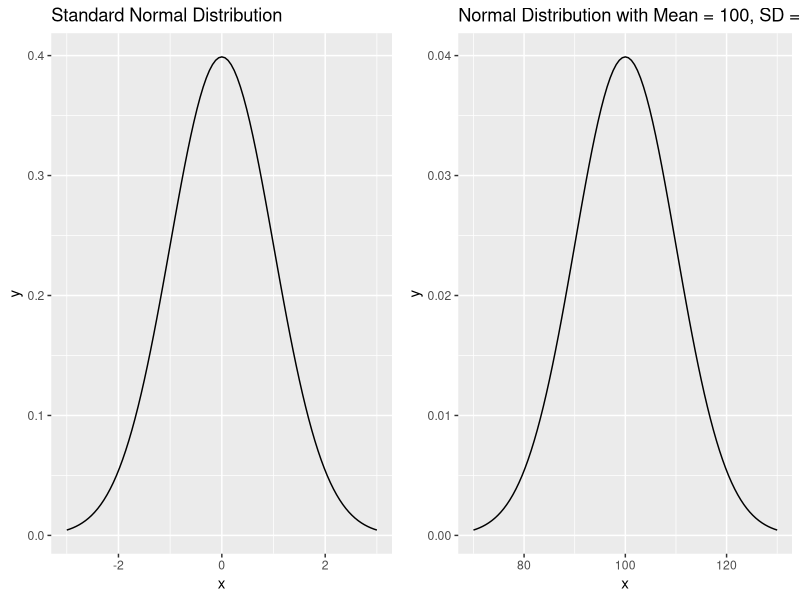
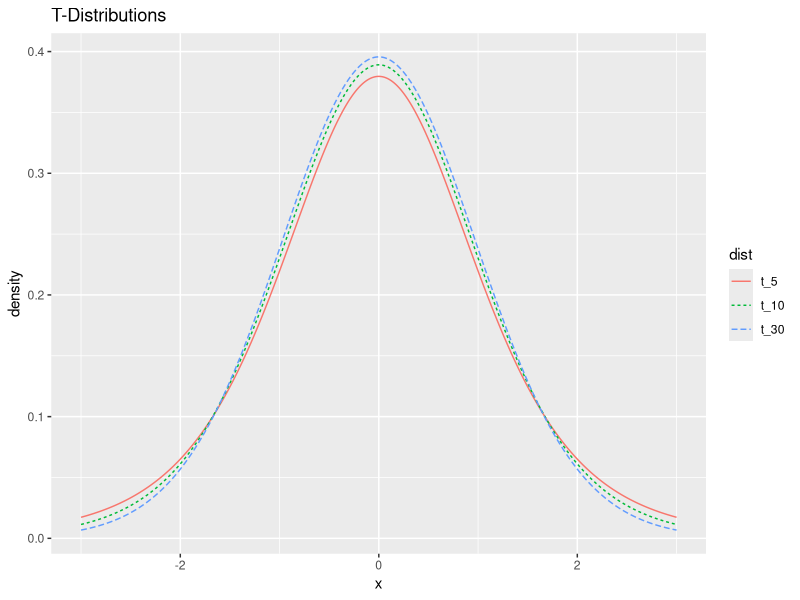
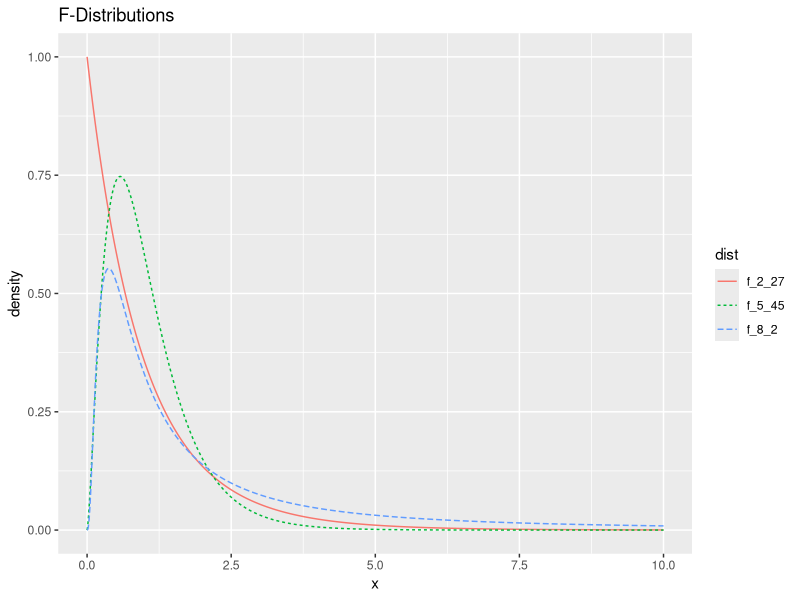
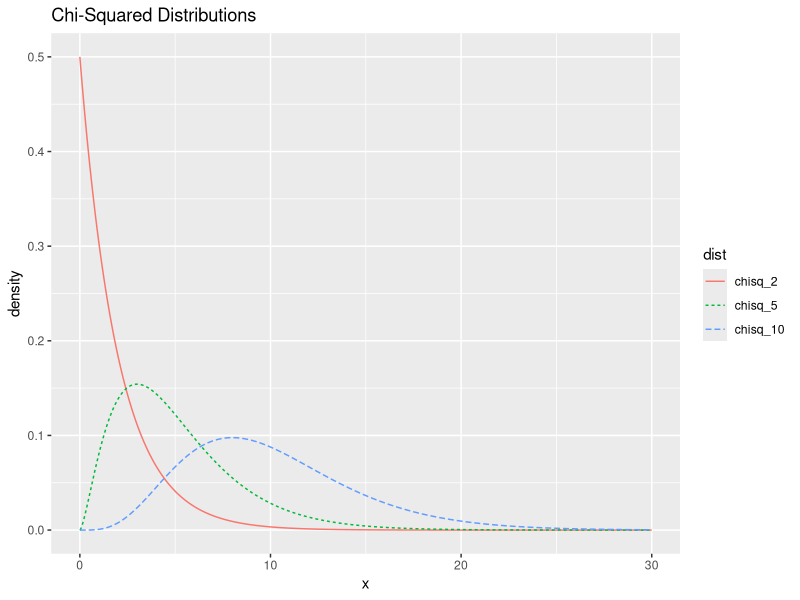
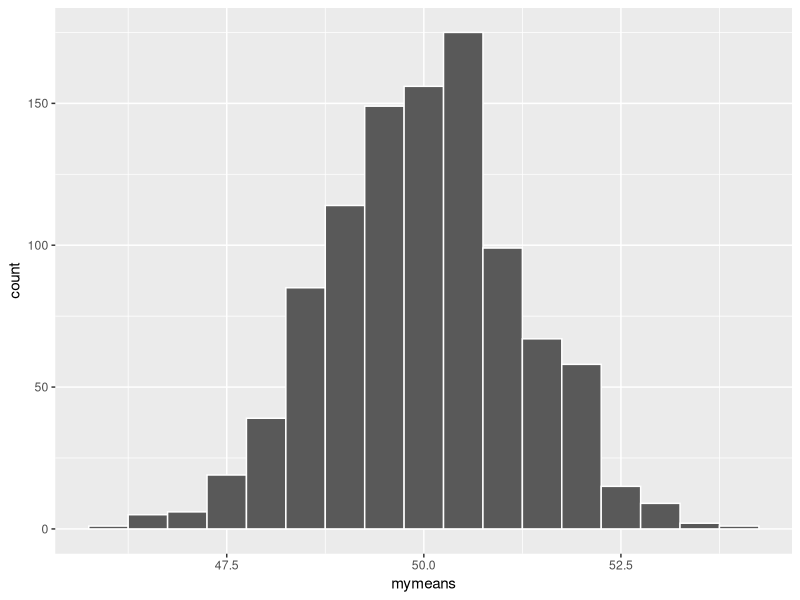

Recreate these plots in R, in order. (Note: this script raises an error after producing the figures.)
library(ggplot2)
library(gridExtra)

# Normal Distribution Graphs

g1 <- ggplot(data = data.frame(x = c(-3, 3)), aes(x)) +
  stat_function(fun = dnorm, n = 101) +
  labs(title = "Standard Normal Distribution")

g2 <- ggplot(data = data.frame(x = c(70, 130)), aes(x)) +
  stat_function(fun = dnorm, n = 101, args = list(mean = 100, sd = 10)) +
  labs(title = "Normal Distribution with Mean = 100, SD = 10")

# Notice that we're using a function called stat_function() to add a normal
# distribution curve to both graphs. In the first, the default is a standard
# normal (mean = 0 and s.d. = 1). In the second, we use the args = ___ argument
# to say which arguments of the dnorm() function we want to use

grid.arrange(g1, g2, ncol = 2)



# T-Distribution Graph

# The dplyr library contains the mutate() function to add variables to our data
# The tidyr library contains pivot_longer() which lets us convert our data from
# a "wide" format where each t-distribution gets it's own column, to a "long"
# or "tidy" format where our variables are distribution and density function
# value. This lets us easily plot separate lines by the distribution variable.

library(dplyr)
library(tidyr)

df <- data.frame(x = seq(-3, 3, .01))
df <- mutate(df, t_5 = dt(x, 5), t_10 = dt(x, 10), t_30 = dt(x , 30))
df <- pivot_longer(df, -x, names_to = "dist", values_to = "density")
df$dist <- factor(df$dist, levels = c("t_5", "t_10", "t_30"))

ggplot(df, aes(x = x, y = density, color = dist)) +
  geom_line(aes(linetype = dist)) +
  labs(title = "T-Distributions")




# F-Distribution Graph

df <- data.frame(x = seq(0, 10, .01))
df <- mutate(df, f_2_27 = df(x, 2, 27), f_5_45 = df(x, 5, 45),
             f_8_2 = df(x, 8, 2))
df <- pivot_longer(df, -x, names_to = "dist", values_to = "density")

ggplot(df, aes(x = x, y = density, color = dist)) +
  geom_line(aes(linetype = dist)) +
  labs(title = "F-Distributions")



# Chi-Squared Distribution Graph

df <- data.frame(x = seq(0, 30, .01))
df <- mutate(df, chisq_2 = dchisq(x, 2), chisq_10 = dchisq(x, 10),
             chisq_5 = dchisq(x, 5))
df <- pivot_longer(df, -x, names_to = "dist", values_to = "density")
df$dist <- factor(df$dist, levels = c("chisq_2", "chisq_5", "chisq_10"))

ggplot(df, aes(x = x, y = density, color = dist)) +
  geom_line(aes(linetype = dist)) +
  labs(title = "Chi-Squared Distributions")




# Working with probabities - Example 1
# by default the lower tail is shaded/calculated, so these are the same

pt(1.28, df = 24, lower.tail = TRUE)
pt(1.28, df = 24)


# Working with probabities - Example 2
# We can use lower.tail = FALSE or calculate 1 minus the lower tail to calculate
# areas ABOVE some cutoff

pt(1.28, df = 24, lower.tail = FALSE)
1 - pt(1.28, 24)


# T distribution probabilties on p. 7

# two options for a
pt(2, 12)
pt(2, 12, lower.tail = TRUE)

# b
pt(-0.5, 5, lower.tail = FALSE)

#c
pt(1.28, 999, lower.tail = FALSE)



# Finding p-values (bottom of p. 7)

# Use lower.tail = TRUE because Ha has a < sign
pnorm(-1.1, lower.tail = TRUE)

# This test always has us shade to the RIGHT, so use lower.tail = FALSE
pf(2.8, 3, 20, lower.tail = FALSE)

# Chi-squared tests also have us shade to the RIGHT
pchisq(10.2, 4, lower.tail = FALSE)




# Central Limit Theorem Examples (p. 8)

# 1 - Make mymatrix then verify it looks right

set.seed(32320) # if you want to get same numbers as me
mymatrix <- matrix(rnorm(1000 * 10, mean = 50, sd = 4), ncol = 10)
mean(mymatrix) # 49.994 is very close to mu = 50
sd(mymatrix) # 4.006 is very close to sigma = 4
dim(mymatrix) # matrix is 1000 rows and 10 columns


# 2 - Make mymeans and generate a histogram

mymeans <- apply(mymatrix, 1, mean) # calculate means of all 1000 rows

library(ggplot2)
ggplot(NULL, aes(x = mymeans)) +
  geom_histogram(binwidth = 0.5, color = "white")



# 3 - Add normal curve to your graph

ggplot(NULL, aes(x = mymeans)) +
  geom_histogram(aes(y = ..density..), binwidth = 0.5, color = "white") +
  stat_function(aes(x = c(46, 54)), fun = dnorm, n = 101,
                args = list(mean = 50, sd = 4), color = "blue") + 
  stat_function(aes(x = c(46, 54)), fun = dnorm, n = 101,
                args = list(mean = 50, sd = 4/sqrt(10)), color = "red", lty = 2)


# 4 - QQ plots

ggplot(NULL, aes(sample = mymeans)) +
  geom_qq(distribution = qnorm, dparams = list(mean = 4, sd = 4/sqrt(10))) +
  geom_qq_line(distribution = qnorm, dparams = list(mean = 4, sd = 4/sqrt(10))) +
  labs(title = "Comparing mymeans to Normal(50, 10/sqrt(4))",
       subtitle = "Samples of size 10 from Normal(50, 10) Distribution")


# 5 - Exploring Chi-Squared

df <- 10
rvs <- rchisq(5000, 10)
mean(rvs)
sd(rvs)
sqrt(2*df)



# 6 - mymatrix2 - 1000 rows of 30 random Chi-Squared values

mymatrix2 <- matrix(rchisq(1000 * 30, 10), ncol = 30)


# 7 mymeans2 - Calculate means of samples of 30 Chi-squared values

mymeans2 <- apply(mymatrix2, 1, mean)

# a - histogram

ggplot(NULL, aes(x = mymeans2)) +
  geom_histogram(binwidth = 0.125, color = "white")

# b - mean
mean(mymeans2)

# c - sd
sd(mymeans2)
sqrt(df * 2)
sqrt(df * 2) / sqrt(30)


# 8 - add normal curve to histogram

df <- 10
ggplot(NULL, aes(x = mymeans2)) +
  geom_histogram(aes(y = ..density..), color = "white") +
  stat_function(aes(x = c(min(mymeans2), max(mymeans2))), fun = dnorm, n = 101,
                args = list(mean = df, sd = sqrt(2 * df / 30)), color = "red")


# 9 - using qq plot to verify normality of mymeans2

ggplot(NULL, aes(sample = mymeans2)) +
  geom_qq(distribution = qnorm) +
  geom_qq_line(distribution = qnorm) +
  labs(title = paste0("Comparing mymeans2 to Normal Distribution"),
       subtitle = paste0("Samples of size 30 from Chi-Squared(", df, 
                         ") Distribution"))




#Where does the t-distribution come from? (p. 11)

set.seed(1234)

mymat <- matrix(rnorm(5000 * 10, 50, 4), ncol = 10)
mymeans <- apply(mymat, 1, mean)
mysds <- apply(mymat, 1, sd)

# Assume the null is true!
myts <- (mymeans - 50) / (mysds / sqrt(10))
g <- ggplot(NULL, aes(x = myts)) +
  geom_histogram(aes(y = ..density..), color = "white", binwidth = 0.25)
g

#Doesn't this look normal?
g + stat_function(fun = dnorm, color = "red") +
  stat_function(fun = dt, args = list(df = 9), color = "blue", lty = 2)

ggplot(NULL, aes(sample = myts)) +
  geom_qq(distribution = qnorm) +
  geom_qq_line(distribution = qnorm) +
  labs(title = "myts compared to Z")

ggplot(NULL,aes(sample= myts)) + 
  geom_qq(distribution = qt, dparams = list(df=9)) +
  geom_qq_line(distribution = qt, dparams = list(df = 9)) +
  labs(title = "myts compared to t(9)")





# Additional examples (p. 13) - added later